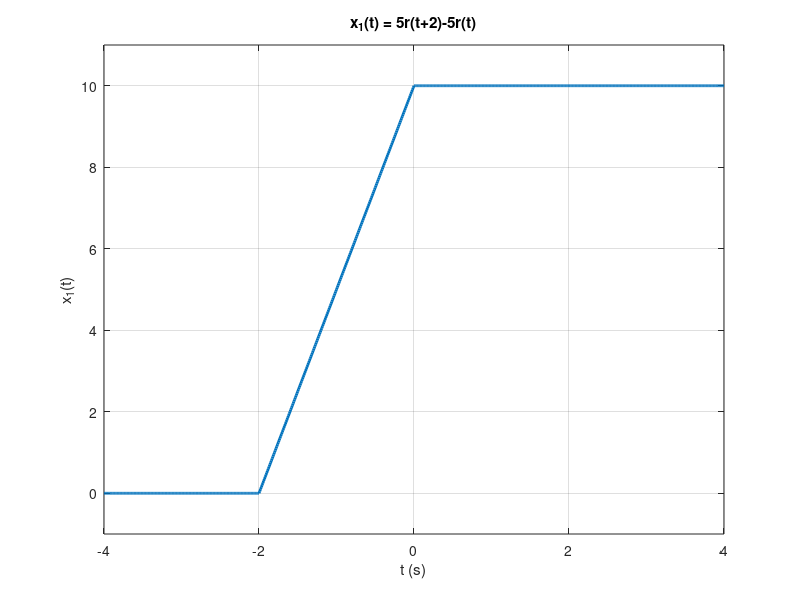
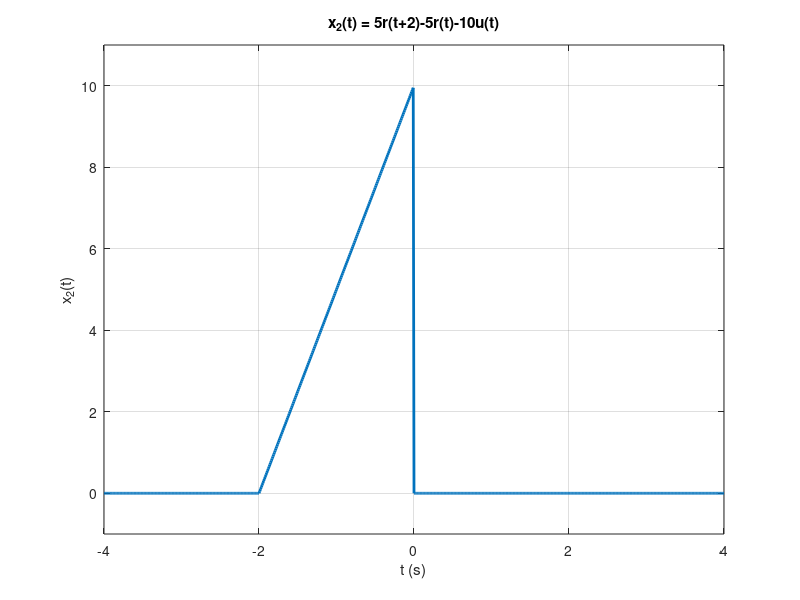
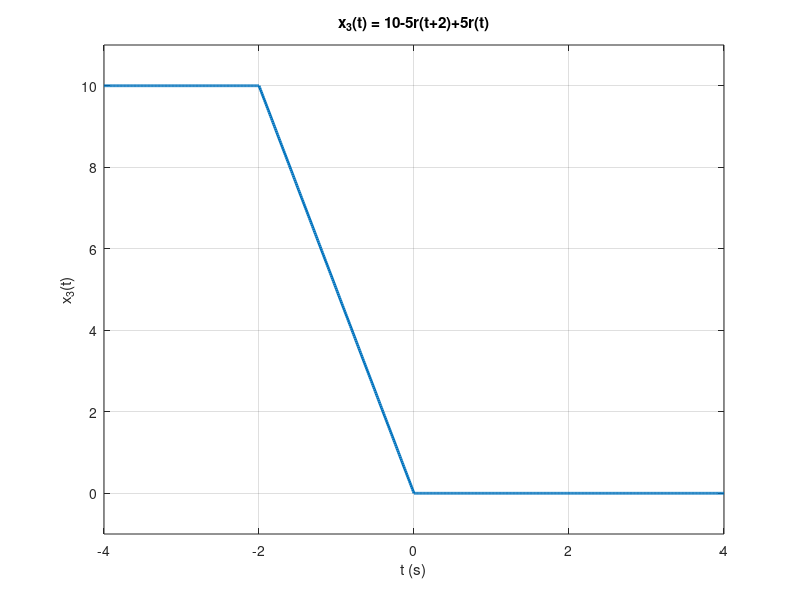
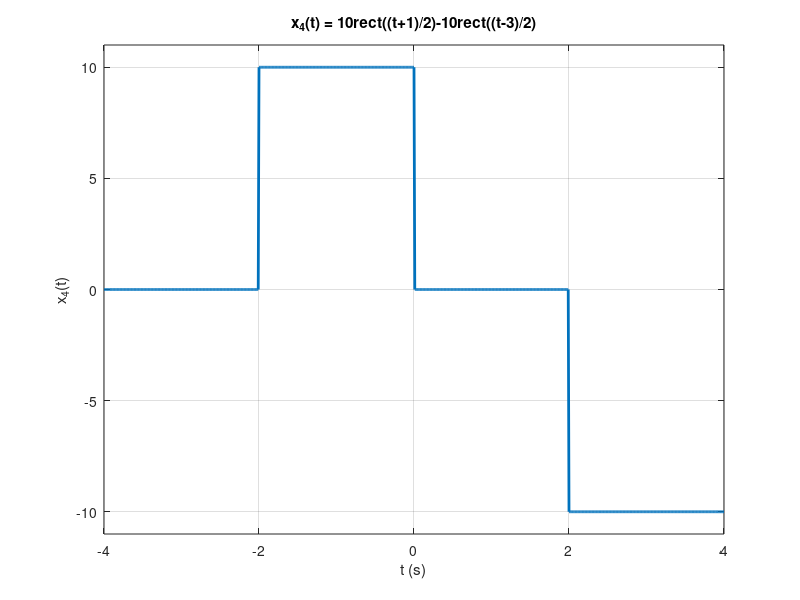

These charts were generated, in order, by the following MATLAB code:
% Time vector
t = -4:0.01:4;

% Step, ramp, and rect functions
u = @(x) double(x >= 0);
r = @(x) x .* u(x);
rect = @(x) double(abs(x) <= 0.5);  % rect is 1 if |x| <= 0.5

% Signals
x1 = 5 * r(t + 2) - 5 * r(t);
x2 = 5 * r(t + 2) - 5 * r(t) - 10 * u(t);
x3 = 10 - 5 * r(t + 2) + 5 * r(t);
x4 = 10 * rect((t + 1) / 2) - 10 * rect((t - 3) / 2);
x5 = 5 * rect((t - 1) / 2) - 5 * rect((t - 3) / 2);

% Plotting each function
figure;
plot(t, x1, 'LineWidth', 2);
grid on;
xlabel('t (s)');
ylabel('x_1(t)');
title('x_1(t) = 5r(t+2)-5r(t)');
ylim([-1 11]);

figure;
plot(t, x2, 'LineWidth', 2);
grid on;
xlabel('t (s)');
ylabel('x_2(t)');
title('x_2(t) = 5r(t+2)-5r(t)-10u(t)');
ylim([-1 11]);

figure;
plot(t, x3, 'LineWidth', 2);
grid on;
xlabel('t (s)');
ylabel('x_3(t)');
title('x_3(t) = 10-5r(t+2)+5r(t)');
ylim([-1 11]);

figure;
plot(t, x4, 'LineWidth', 2);
grid on;
xlabel('t (s)');
ylabel('x_4(t)');
title('x_4(t) = 10rect((t+1)/2)-10rect((t-3)/2)');
ylim([-11 11]);

figure;
plot(t, x5, 'LineWidth', 2);
grid on;
xlabel('t (s)');
ylabel('x_5(t)');
title('x_5(t) = 5rect((t-1)/2)-5rect((t-3)/2)');
ylim([-6 6]);